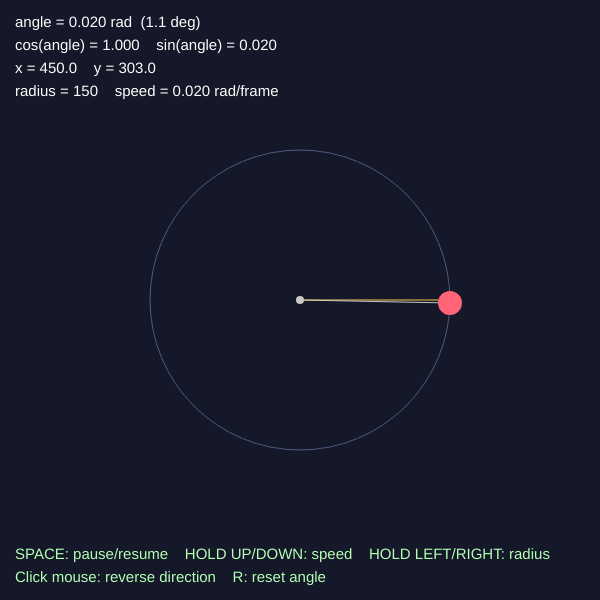
Frame 1 (no input)
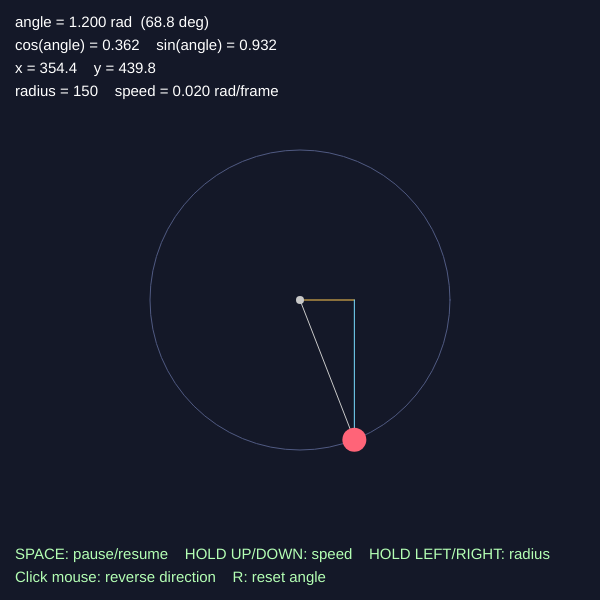
Frame 60 (no input)
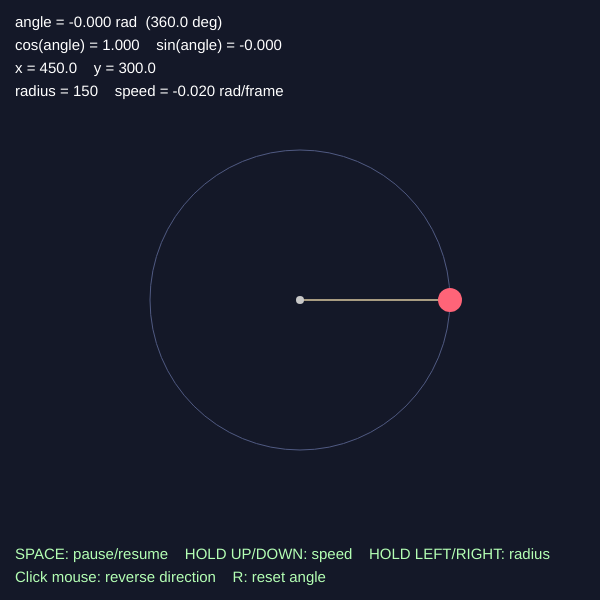
Frame 120 (the mouse pressed at the canvas centre since frame 60)

The p5.js sketch that drew these frames (run headless with seeded random() and noise() and a simulated clock; from frame 60 on, the mouse is pressed at the canvas centre):

// p5.js sketch
// ── sketch.js
let centerX;              
let centerY;              
let orbitRadius = 150;    
let angle = 0;            
let angularSpeed = 0.02;  
let isPaused = false;     

function setup() {
  createCanvas(600, 600);
  centerX = width / 2;    
  centerY = height / 2;
  angleMode(RADIANS);     
}

function draw() {
  background(20, 24, 40);

  if (keyIsDown(UP_ARROW)) {
    angularSpeed = angularSpeed + 0.0005;       
  }
  if (keyIsDown(DOWN_ARROW)) {
    angularSpeed = angularSpeed - 0.0005;       
  }
  if (keyIsDown(RIGHT_ARROW)) {
    orbitRadius = min(orbitRadius + 1, 250);    
  }
  if (keyIsDown(LEFT_ARROW)) {
    orbitRadius = max(orbitRadius - 1, 20);     
  }

  if (!isPaused) {
    angle = angle + angularSpeed;
  }

  let dotX = centerX + orbitRadius * cos(angle);
  let dotY = centerY + orbitRadius * sin(angle);

  noFill();
  stroke(80, 90, 130);
  strokeWeight(1);
  circle(centerX, centerY, orbitRadius * 2);   

  stroke(255, 200, 80);
  line(centerX, centerY, dotX, centerY);     
  stroke(120, 220, 255);
  line(dotX, centerY, dotX, dotY); 
  stroke(200);
  line(centerX, centerY, dotX, dotY);  

  noStroke();
  fill(200);
  circle(centerX, centerY, 8);

  fill(255, 100, 120);
  circle(dotX, dotY, 24);

  let angleDegrees = degrees(angle) % 360;
  if (angleDegrees < 0) {
    angleDegrees = angleDegrees + 360;
  }
  fill(255);
  textSize(15);
  textAlign(LEFT, TOP);
  text("angle = " + angle.toFixed(3) + " rad  (" + angleDegrees.toFixed(1) + " deg)", 15, 15);
  text("cos(angle) = " + cos(angle).toFixed(3) + "    sin(angle) = " + sin(angle).toFixed(3), 15, 38);
  text("x = " + dotX.toFixed(1) + "    y = " + dotY.toFixed(1), 15, 61);
  text("radius = " + orbitRadius + "    speed = " + angularSpeed.toFixed(3) + " rad/frame", 15, 84);

  textAlign(LEFT, BOTTOM);
  fill(180, 255, 180);
  text("SPACE: pause/resume    HOLD UP/DOWN: speed    HOLD LEFT/RIGHT: radius", 15, height - 38);
  text("Click mouse: reverse direction    R: reset angle", 15, height - 15);
}

function keyPressed() {
  if (key === ' ') {
    isPaused = !isPaused; 
  } else if (key === 'r' || key === 'R') {
    angle = 0;  
  }
  return false; 
}

function mousePressed() {
  if (mouseX >= 0 && mouseX <= width && mouseY >= 0 && mouseY <= height) {
    angularSpeed = -angularSpeed;
  }
}
